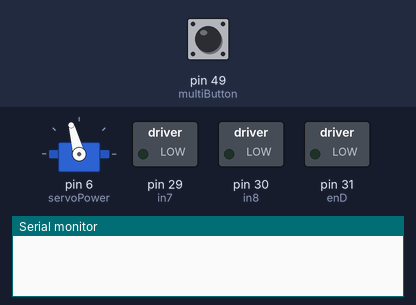
A sketch run on a simulated Arduino Mega 2560, built with avr-gcc and run on an emulated ATmega2560. On the bench: servo, switched loads named in the sketch (green lamp = pin HIGH), the last lines printed to the serial monitor. The inputs (shaded band) are chosen by the test bench; at power-on: pin 49 (multiButton) HIGH. Pins used as bus, display or sensor lines are not drawn.

Above: at 1.2 s.
1.3 s: pin 49 (multiButton) pulled LOW for 0.15 s
At 2.6 s:
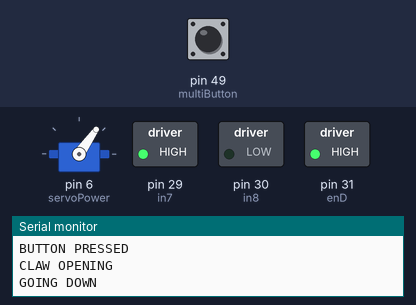
At 4.3 s:
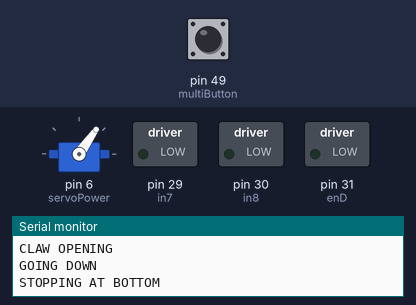
7.4 s: pin 49 (multiButton) pulled LOW for 1 s
At 13.3 s:
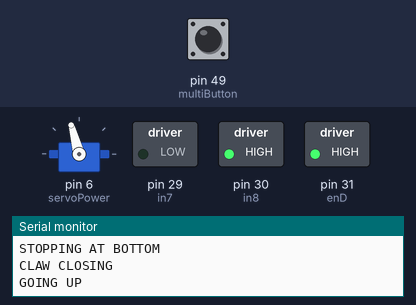
Timing chart, 0 to 15.9 s (numbered marks = the images above; inputs shaded):
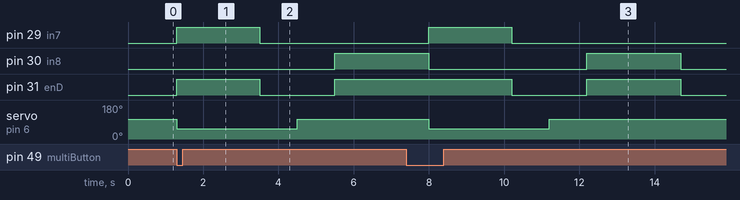

Measured:
- after the input at 1.3 s, pin 29 (in7): LOW → HIGH at once, → LOW 2.2 s later; pin 30 (in8): LOW → HIGH after 4.2 s; pin 31 (enD): LOW → HIGH at once, → LOW 2.2 s later, → HIGH 2.0 s later; servo on pin 6 (servoPower): 105° → 55° at once, → 105° 3.2 s later
- after the input at 7.4 s, pin 29 (in7): LOW → HIGH after 0.60 s, → LOW 2.2 s later; pin 31 (enD): HIGH → LOW after 2.8 s instead of 0.60 s; servo on pin 6 (servoPower): 105° → 55° after 0.60 s, → 105° 3.2 s later

The sketch:

buttontest-alt.ino
```cpp
#include <Servo.h>

void lowerClaw();

// Motor 4 (Y axis) pins
int in7 = 29;
int in8 = 30;
int enD = 31; // Speed control, 0-255

// Button/claw controls
const int servoPower = 6;
const int multiButton = 49;
int motorPos = 0;
bool upStroke = 0;
Servo clawServo;
int pos = 0;

void setup(){
    // Motor 4 pin modes
    pinMode(enD, OUTPUT);
    pinMode(in7, OUTPUT);
    pinMode(in8, OUTPUT);

    // Button/claw pin modes
    pinMode(servoPower, OUTPUT);
    pinMode(multiButton, INPUT);
    digitalWrite(multiButton, INPUT_PULLUP);
    digitalWrite(servoPower, HIGH);

    clawServo.attach(6);
    clawServo.write(105);

    Serial.begin(9600);
}

void loop(){
    if(digitalRead(multiButton) == LOW){
        Serial.println("BUTTON PRESSED");
        lowerClaw();

    } else{
        // Serial.println("WAITING");
    }
}

void lowerClaw(){
    Serial.println("CLAW OPENING");
    clawServo.write(55);
    Serial.println("GOING DOWN");
    digitalWrite(in7, HIGH);
    digitalWrite(in8, LOW);
    digitalWrite(enD, 255);
    delay(2200);

    Serial.println("STOPPING AT BOTTOM");
    digitalWrite(in7, LOW);
    digitalWrite(in8, LOW);
    digitalWrite(enD, 0);
    delay(1000);

    Serial.println("CLAW CLOSING");
    clawServo.write(105);
    delay(1000);

    Serial.println("GOING UP");
    digitalWrite(in7, LOW);
    digitalWrite(in8, HIGH);
    digitalWrite(enD, 255);
    delay(2500);

    Serial.println("STOPPING AT TOP");
    digitalWrite(in7, LOW);
    digitalWrite(in8, LOW);
    digitalWrite(enD, 0);
}
```
